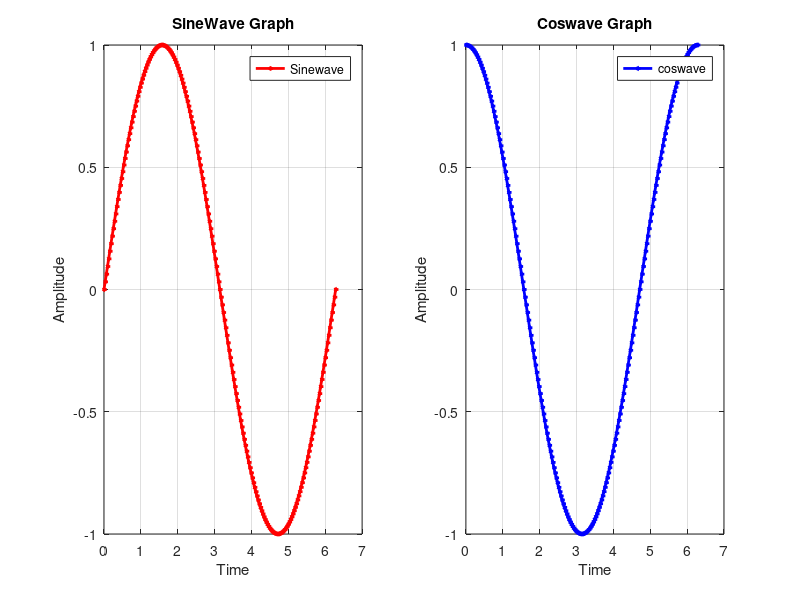

Write MATLAB code to recreate this figure.
%Plotting a single graph
%t = 0:pi/100:2*pi;
%a=sin(t);
%plot(t,a,'r-.');
%grid on
%xlabel("Time")
%ylabel("Amplitude")
%title("SineWave Graph")
%legend("Sinewave")
%text(1,0.5,"Theta is 90")


%Plotting multiple graph
t = 0:pi/100:2*pi;
a=sin(t);
b=cos(t);
hold on

subplot(1,2,1)
plot(t,a,'r<-' , 'MarkerSize',2 ,'LineWidth',2)
grid on
xlabel("Time")
ylabel("Amplitude")
title("SineWave Graph")
legend("Sinewave",'Location','best')

subplot(1,2,2)
plot(t,b,'b<-' , 'MarkerSize',2 ,'LineWidth',2)
grid on
xlabel("Time")
ylabel("Amplitude")
title("Coswave Graph")
legend("coswave",'Location','best')
